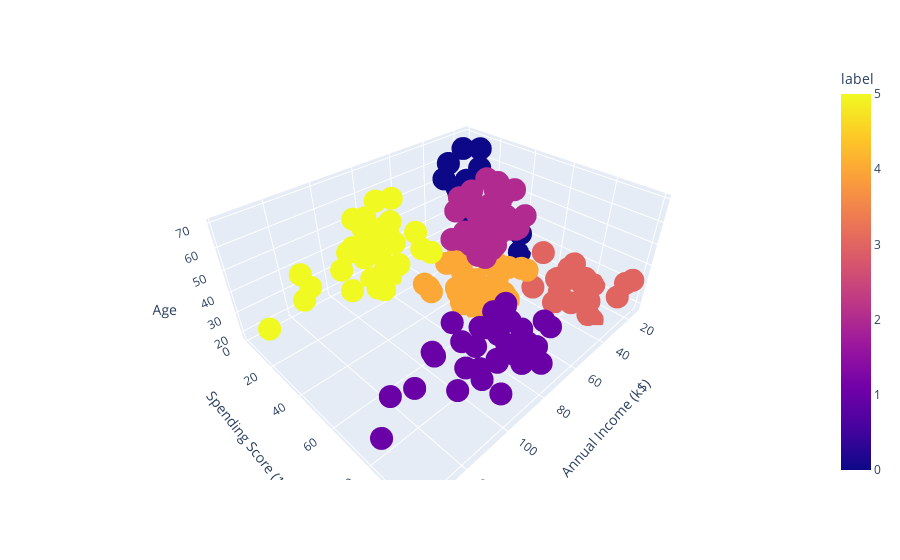

Here is the notebook cell this chart was saved with:
### Code cell
fig = px.scatter_3d(df, x='Annual Income (k$)', y='Spending Score (1-100)', z='Age', color=df["label"])
fig.show()

### Figure 1 — Plotly figure (JSON) as saved in the notebook; plotly's stock layout.template omitted (floating-point values rounded to 4 significant figures; data arrays with more than 128 entries replaced by an {"elided": "..."} marker saying what was removed)
{"data": [{"hovertemplate": "Annual Income (k$)=%{x}<br>Spending Score (1-100)=%{y}<br>Age=%{z}<br>label=%{marker.color}<extra></extra>", "legendgroup": "", "marker": {"color": {"elided": "200 int values"}, "coloraxis": "coloraxis", "symbol": "circle"}, "mode": "markers", "name": "", "scene": "scene", "showlegend": false, "type": "scatter3d", "x": {"elided": "200 int values"}, "y": {"elided": "200 int values"}, "z": {"elided": "200 int values"}}], "layout": {"coloraxis": {"colorbar": {"title": {"text": "label"}}, "colorscale": [[0, "#0d0887"], [0.1111, "#46039f"], [0.2222, "#7201a8"], [0.3333, "#9c179e"], [0.4444, "#bd3786"], [0.5556, "#d8576b"], [0.6667, "#ed7953"], [0.7778, "#fb9f3a"], [0.8889, "#fdca26"], [1, "#f0f921"]]}, "legend": {"tracegroupgap": 0}, "margin": {"t": 60}, "scene": {"domain": {"x": [0, 1], "y": [0, 1]}, "xaxis": {"title": {"text": "Annual Income (k$)"}}, "yaxis": {"title": {"text": "Spending Score (1-100)"}}, "zaxis": {"title": {"text": "Age"}}}}}
